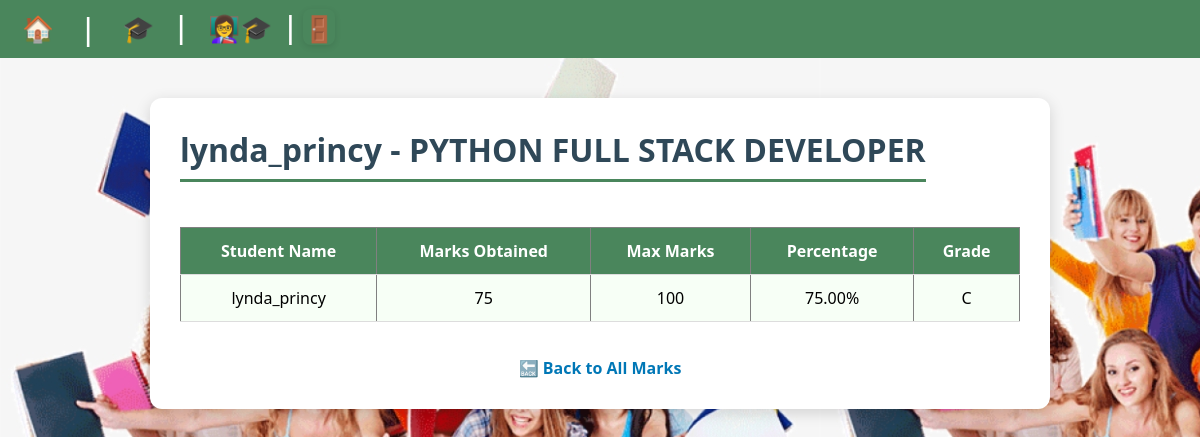
Page /mentor/student/1/course/4/marks/ (signed in) on the committed database.
### mentor/models.py (models this page shows, shortened)
class Student(models.Model):
    user = models.OneToOneField(User,on_delete=models.CASCADE,related_name='student_profile')
    full_name = models.CharField(max_length=200,unique=True)
    mentor = models.ForeignKey('Mentor',on_delete=models.SET_NULL,null=True,blank=True,related_name='students')
    class Meta:
        constraints = [models.UniqueConstraint(Lower('full_name'),name='unique_full_name_case_insensitive')]
        verbose_name = "Student"
        verbose_name_plural = "Students"

class Mark(models.Model):
    student = models.ForeignKey("mentor.Student",on_delete=models.CASCADE,related_name='marks')
    course = models.ForeignKey("courses.Course", on_delete=models.CASCADE)
    marks_obtained = models.PositiveIntegerField()
    max_marks = models.PositiveIntegerField(default=100)
    class Meta:
        constraints = [
            models.UniqueConstraint(fields=['student', 'course'],name='student_course_marks')
        ]
        verbose_name = "Mark"
        verbose_name_plural = "Marks"
    @property
    def percentage(self):
        if self.max_marks == 0:
            return 0
        return (self.marks_obtained / self.max_marks) * 100
    @property
    def grade(self):
        p = self.percentage
        if p >= 90:
            return 'A'
        elif p >= 80:
            return 'B'
        elif p >= 70:
            return 'C'
        elif p >= 60:
            return 'D'
        else:
            return 'F'

### courses/models.py (models this page shows, shortened)
class Course(models.Model):
    name = models.CharField(max_length=100)
    track = models.ForeignKey(CourseTrack,on_delete=models.CASCADE,related_name="courses")

class CourseTrack(models.Model):
    TRACK_CHOICES = [
        ('python_fullstack', 'Python Full Stack'),
        ('ml_ai', 'ML / AI'),
        ('java_fullstack', 'Java Full Stack'),
    ]
    key = models.CharField(
        max_length=30,
        choices=TRACK_CHOICES,
        unique=True
    )
    title = models.CharField(max_length=100)
    class Meta:
        verbose_name = "Course Track"
        verbose_name_plural = "Course Tracks"

### mentor/views.py (the view)
# urls.py: path('student/<int:student_id>/course/<int:course_id>/marks/', views.student_course_marks_view, name='student_course_marks'),
@login_required
def student_course_marks_view(request, student_id, course_id):
    student = get_object_or_404(Student, id=student_id)
    course = get_object_or_404(Course, id=course_id)
    mark = Mark.objects.filter(student=student, course=course).first()
    context = {
        'student': student,
        'course': course,
        'mark': mark,
    }
    return render(request, 'mentor/student_course_marks.html', context)

### mentor/templates/mentor/student_course_marks.html (shortened to what this page needs)
{% extends "layout.html" %}
{% load static %}
{% block content %}
<div class = "marks-container">
<h1>{{ student.full_name }} - {{ course.track.title}}</h1>
{% if mark %}
  <table border="1">
    <tr>
      <th>Student Name</th>
      <th>Marks Obtained</th>
      <th>Max Marks</th>
      <th>Percentage</th>
      <th>Grade</th>
    </tr>
    <tr>
      <td>{{ student.full_name }}</td>
      <td>{{ mark.marks_obtained }}</td>
      <td>{{ mark.max_marks }}</td>
      <td>{{ mark.percentage|floatformat:2 }}%</td>
      <td>{{ mark.grade }}</td>
    </tr>
  </table>
{% else %}
  <p>No marks found for this course.</p>
{% endif %}
<p><a href="{% url 'mentor:student_marks' student.id %}">🔙 Back to All Marks</a></p>
</div>
{% endblock %}

### static/css/style.css (style rules this page uses)
* { margin: 0; padding: 0; box-sizing: border-box; }
html,body { height: 100%; }
body { background-color: #bde1b0; font-family: Arial, sans-serif; display: flex; flex-direction: column; min-height: 100vh; }
.marks-container { width: 85%; max-width: 900px; margin: 40px auto; background: #ffffff; padding: 30px; border-radius: 12px; box-shadow: 0 4px 15px rgba(0, 0, 0, 0.15); font-family: "Segoe UI", Arial, sans-serif; }
.marks-container h1 { color: #2f4858; text-align: center; margin-bottom: 25px; font-size: 2rem; border-bottom: 3px solid #4a865c; display: inline-block; padding-bottom: 8px; }
.marks-container table { width: 100%; border-collapse: collapse; margin-top: 20px; }
.marks-container th, .marks-container td { padding: 12px 15px; text-align: center; border-bottom: 1px solid #ddd; }
.marks-container th { background-color: #4a865c; color: white; font-weight: bold; }
.marks-container tr:nth-child(even) { background-color: #f7fff6; }
.marks-container p { font-size: 1rem; margin-top: 15px; text-align: center; color: #333; }
.marks-container a { display: inline-block; margin-top: 20px; color: #0077b6; font-weight: bold; text-decoration: none; transition: color 0.3s; }

### rows in the picture
Student: full_name "lynda_princy"
Course: track "PYTHON FULL STACK DEVELOPER"
Mark: marks_obtained "75", max_marks "100", percentage "75.00", grade "C"
